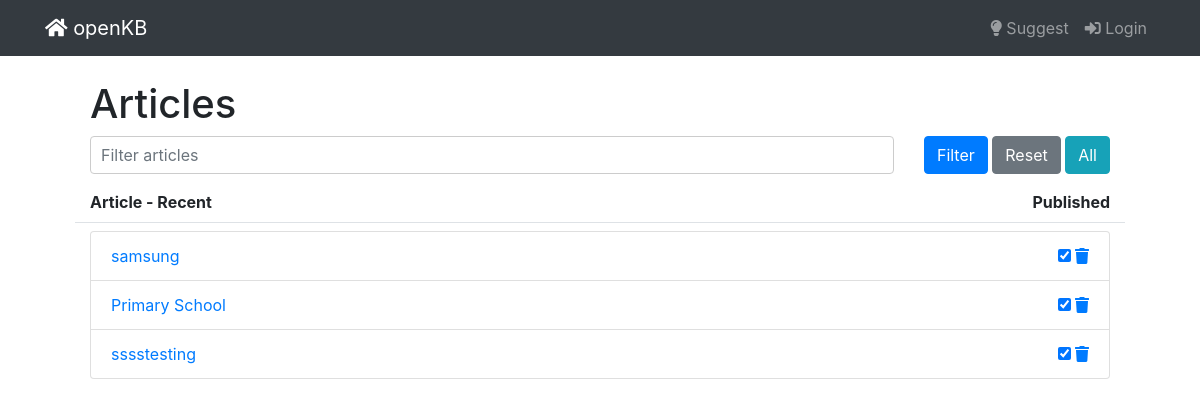
The page /articles/ on the database as committed earlier.
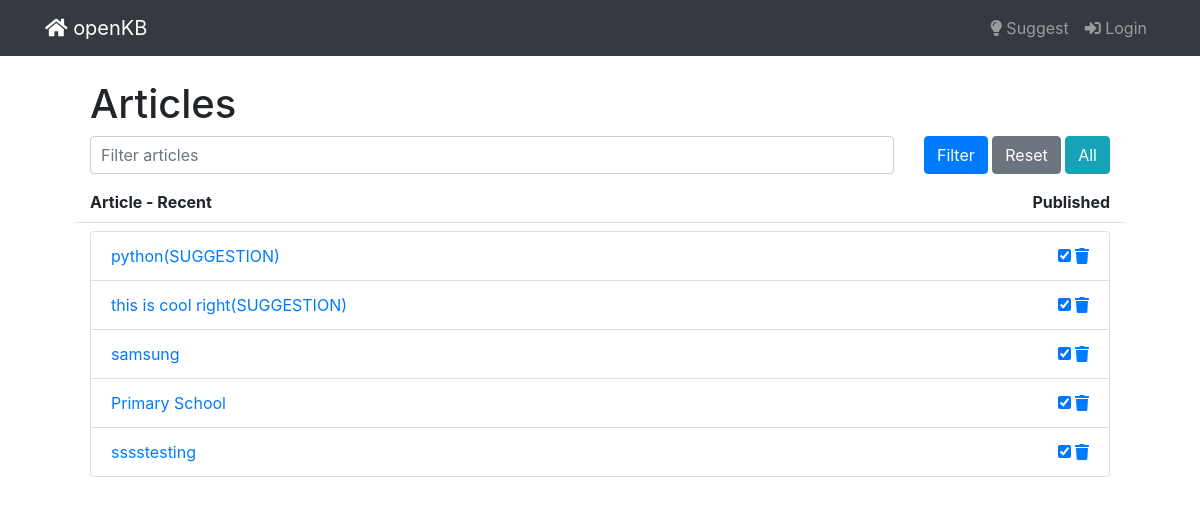
The same page on the database as committed later.
### kb/models.py (models this page shows, shortened)
class Article(models.Model):
    title = models.CharField(max_length=255)
    content = MDTextField()
    created = models.DateTimeField(auto_now_add=True)
    updated = models.DateTimeField(auto_now=True)
    keywords = models.CharField(max_length=255)
    published = models.BooleanField(default=False)
    view_count = models.PositiveIntegerField(default=0)  # Added field for tracking views
    votes = models.IntegerField(default=0)
    permalink = models.SlugField(max_length=255, default='', null=True)
    seo_title = models.CharField(max_length=255, default='')
    seo_description = models.TextField(default='')
    author = models.ForeignKey('CustomUser', on_delete=models.CASCADE, null=True)

### kb/views.py (the view)
# urls.py: path('articles/', ArticleListView.as_view(), name='article_list'),
class ArticleListView(ListView):
    model = Article
    template_name = 'articles/article_list.html'
    context_object_name = 'articles'
    def get_queryset(self):
        queryset = super().get_queryset()
        filter_value = self.request.GET.get('filter', '')
        queryset = queryset.order_by('-updated')  # Replace 'updated' with 'created' if that's your field
        if filter_value:
            queryset = queryset.filter(title__icontains=filter_value)
        return queryset

### templates/articles/article_list.html (shortened to what this page needs)
{% extends 'base.html' %}
{% block content %}
{% include "nav.html" %}
<div class="container mt-5">
    <h1>Articles</h1>
    <div class="row mb-3">
        <div class="col">
            <input type="text" id="filter_articles" class="form-control" placeholder="Filter articles">
        </div>
        <div class="col-auto">
            <button class="btn btn-primary" onclick="filterArticles()">Filter</button>
            <button class="btn btn-secondary" onclick="resetFilter()">Reset</button>
            <button class="btn btn-info">All</button>
        </div>
    </div>
    <div class="row font-weight-bold border-bottom pb-2 mb-2">
        <div class="col-md-10">
            Article - Recent
        </div>
        <div class="col-md-2 text-right">
            Published
        </div>
    </div>
    <div class="list-group">
        {% for article in articles %}
        <div class="list-group-item d-flex justify-content-between align-items-center">
            <div>
                <a href="{% url 'edit_article' article.id %}">
                {{ article.title }} {% if article.is_suggestion %}(SUGGESTION){% endif %}
                </a>
            </div>
            <div>
                <input type="checkbox" {% if article.published %}checked{% endif %} onclick="togglePublished({{ article.id }})">
                <a href="{% url 'delete_article' article.id %}" onclick="return confirm('Are you sure?');"><i class="fas fa-trash"></i></a>
            </div>
        </div>
        {% empty %}
        <div class="list-group-item">No articles found.</div>
        {% endfor %}
    </div>
</div>
{% endblock %}

Rows that differ between the two databases and show on the page:
added Article: title "python(SUGGESTION)", published "☑"
added Article: title "this is cool right(SUGGESTION)", published "☑"
